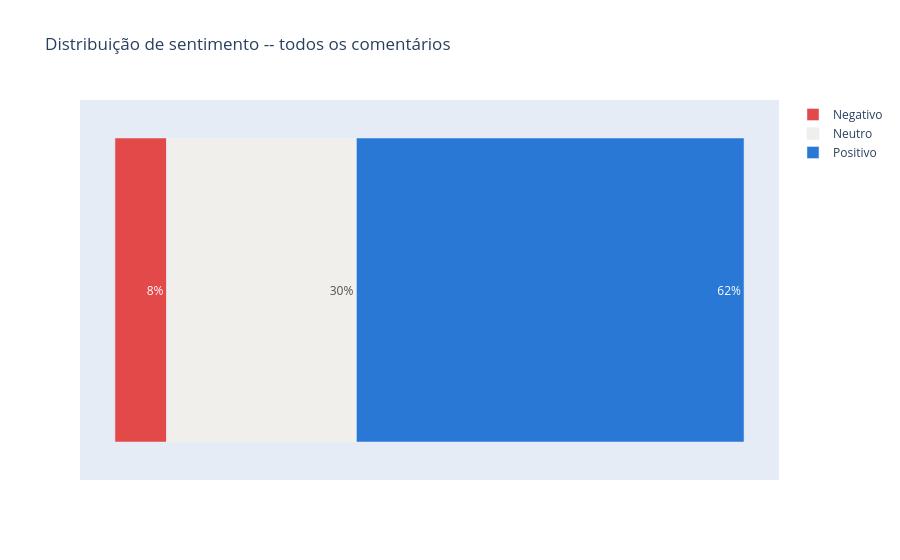

Notebook source saved alongside this figure:
### Markdown cell above
## 3. Distribuição de sentimento

Reaproveita `plot_sentiment_diverging_bar` de `src/visualization/charts.py` (já testada, mesmo
gráfico usado no dashboard) + distribuição de `sentiment_score`.

### Code cell
plot_sentiment_diverging_bar(df_sentiment, title='Distribuição de sentimento -- todos os comentários')

### Figure 1 — Plotly figure (JSON) as saved in the notebook; plotly's stock layout.template omitted (floating-point values rounded to 4 significant figures)
{"data": [{"base": [-23.3], "marker": {"color": "#e34948"}, "name": "Negativo", "orientation": "h", "text": "8%", "textfont": {"color": "white"}, "textposition": "auto", "type": "bar", "x": [8.206], "y": ["Sentimento"]}, {"base": [-15.09], "marker": {"color": "#f0efec"}, "name": "Neutro", "orientation": "h", "text": "30%", "textfont": {"color": "#52514e"}, "textposition": "auto", "type": "bar", "x": [30.18], "y": ["Sentimento"]}, {"base": [15.09], "marker": {"color": "#2a78d6"}, "name": "Positivo", "orientation": "h", "text": "62%", "textfont": {"color": "white"}, "textposition": "auto", "type": "bar", "x": [61.61], "y": ["Sentimento"]}], "layout": {"barmode": "overlay", "showlegend": true, "title": {"text": "Distribuição de sentimento -- todos os comentários"}, "xaxis": {"showgrid": false, "showticklabels": false, "zeroline": false}, "yaxis": {"showticklabels": false}}}
